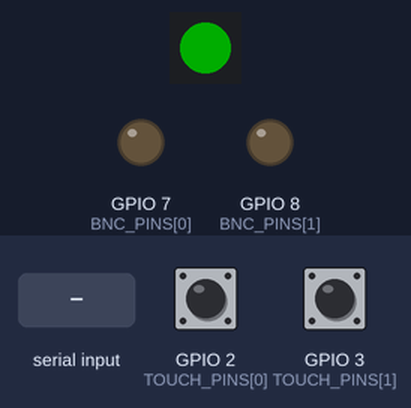
A sketch run on a simulated ESP32-S3. Parts: 1 RGB LEDs in strip order, left to right, output pins drawn as LEDs (lit = HIGH). The test bench sets the inputs (shaded band); at power-on: GPIO 2 (TOUCH_PINS[0]) HIGH, GPIO 3 (TOUCH_PINS[1]) HIGH. Dim RGB values are drawn brighter than linear; storage starts empty; what the sketch prints to the serial monitor is not drawn.

Above: at 0.1 s.
At 1.6 s:
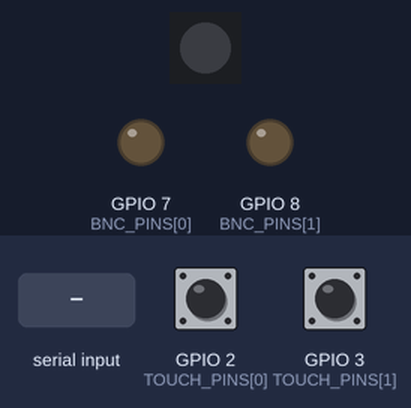
1.7 s: "THR 90 45\n" received over Serial
At 3.9 s:
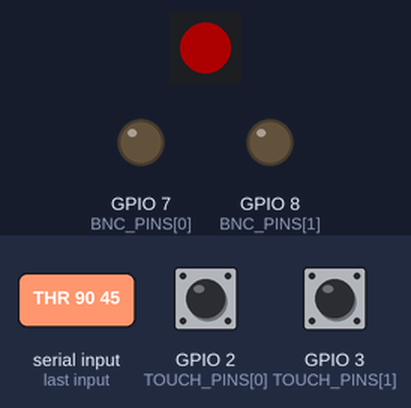
Timing chart, 0 to 4.9 s (numbered marks = the images above; inputs shaded):
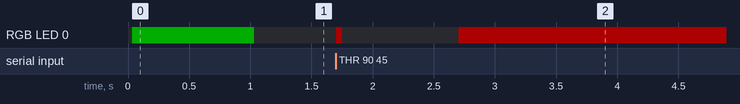

The sketch:

MultiTouch_Counter_v5.ino
```cpp
#include <Arduino.h>
#include <LittleFS.h>
#include "Adafruit_NeoPixel.h"

// ==== Touch pin configuration ====
const uint8_t TOUCH_PINS[] = {2, 3};
const uint8_t NUM_TOUCH_PINS = 2;
const uint8_t BNC_PINS[] = {7, 8};
const uint8_t NUM_BNC_PINS = 2;
//const uint8_t LED_PINS[] = {42, 41, 40, 39};
//const uint8_t NUM_LED_PINS = 4;
const uint8_t RGB_PIN = 47;
const bool prototype  = true;

uint32_t threshold[4] = {10000, 10000};
Adafruit_NeoPixel RGB = Adafruit_NeoPixel(1, RGB_PIN, NEO_GRB + NEO_KHZ800);

uint32_t statusLedTimer = 0;
bool errorPersists = false;

void flashRed(int count) {
  errorPersists = true; // Mark error as persisting
  if (count == 1) {
    RGB.setPixelColor(0, RGB.Color(255, 0, 0));
    RGB.show();
    delay(50);
    RGB.setPixelColor(0, RGB.Color(0, 0, 0));
    RGB.show();
    delay(950);
    RGB.setPixelColor(0, RGB.Color(255, 0, 0)); // Keep Red at end
    RGB.show();
  } else if (count == 2) {
    RGB.setPixelColor(0, RGB.Color(255, 0, 0));
    RGB.show();
    delay(50);
    RGB.setPixelColor(0, RGB.Color(0, 0, 0));
    RGB.show();
    delay(50);
    RGB.setPixelColor(0, RGB.Color(255, 0, 0));
    RGB.show();
    delay(50);
    RGB.setPixelColor(0, RGB.Color(0, 0, 0));
    RGB.show();
    delay(850);
    RGB.setPixelColor(0, RGB.Color(255, 0, 0)); // Keep Red at end
    RGB.show();
  }
}

void saveThresholds() {
  errorPersists = false; // Reset error on new op
  RGB.setPixelColor(0, RGB.Color(255, 0, 0)); // Red while saving
  RGB.show();
  File f = LittleFS.open("/thr.txt", "w");
  if (!f) {
    Serial.println("Failed to open thr.txt for writing");
    flashRed(1);
    return;
  }
  for (int i = 0; i < NUM_TOUCH_PINS; i++) {
    f.println(threshold[i]);
  }
  f.close();
  RGB.setPixelColor(0, RGB.Color(0, 255, 0)); // Green on success
  RGB.show();
  statusLedTimer = millis(); // Start 1s timer
}

void loadThresholds() {
  errorPersists = false; // Reset error on new op
  RGB.setPixelColor(0, RGB.Color(0, 0, 255)); // Blue while loading
  RGB.show();
  if (!LittleFS.exists("/thr.txt")) {
    Serial.println("thr.txt not found, using defaults");
    saveThresholds();
    return;
  }
  File f = LittleFS.open("/thr.txt", "r");
  if (!f) {
    Serial.println("Failed to open thr.txt for reading");
    flashRed(2);
    return;
  }
  char line[32];
  for (int i = 0; i < NUM_TOUCH_PINS && f.available(); i++) {
    int len = f.readBytesUntil('\n', line, sizeof(line) - 1);
    line[len] = '\0';
    threshold[i] = strtoul(line, NULL, 10);
  }
  f.close();
  RGB.setPixelColor(0, RGB.Color(0, 255, 0)); // Green on success
  RGB.show();
  statusLedTimer = millis(); // Start 1s timer
}

void setup() {
  Serial.begin(115200);
  Serial.println("\n=== FreeRTOS Dual-Core Touch Counter ===");

  for (int i = 0; i < NUM_BNC_PINS; i++) pinMode(BNC_PINS[i], OUTPUT);
  //for (int i = 0; i < NUM_LED_PINS; i++) pinMode(LED_PINS[i], OUTPUT);

  RGB.begin();
  RGB.setBrightness(50); // Reduce overall brightness
  RGB.show(); // Initialize all pixels to 'off'

  if (!LittleFS.begin(true)) {
    Serial.println("LittleFS Mount Failed");
    flashRed(2);
    return;
  }
  loadThresholds();
}

void handleSerialCommand() {
  if (Serial.available()) {
    char buffer[64];
    int len = Serial.readBytesUntil('\n', buffer, sizeof(buffer) - 1);
    buffer[len] = '\0';

    int x;
    uint32_t y;
    if (sscanf(buffer, "THR %d %u", &x, &y) == 2) {
      if (x >= 0 && x < NUM_TOUCH_PINS) {
        threshold[x] = y;
        saveThresholds();
        Serial.printf("Threshold[%d] set to %u and saved\n", x, y);
      } else {
        Serial.println("Invalid threshold index");
        flashRed(1);
      }
    }
  }
}

void loop() {
  handleSerialCommand();

  bool anyTouched = false;
  for (int i = 0; i < NUM_TOUCH_PINS; i++) {
    uint32_t val = 0;
    //if (prototype && (i == 2 || i == 3)) {
      // Skip P1 and P2 on prototype
      //val = 0;
    //} else {
    val = touchRead(TOUCH_PINS[i]);
    //}
    Serial.printf("P%d:%u  ", i + 1, val);
    //if (prototype && (i == 2 || i == 3)) {
      //Serial.print(" ");
    //} else {
    if (val > threshold[i]) {
      digitalWrite(BNC_PINS[i], HIGH);
      //digitalWrite(LED_PINS[i], HIGH);
      Serial.print("*");
      anyTouched = true;
    } else {
      digitalWrite(BNC_PINS[i], LOW);
      //digitalWrite(LED_PINS[i], LOW);
      Serial.print(" ");
    }
    //}
  }
  Serial.println();

  // LED logic
  if (statusLedTimer != 0) {
    if (millis() - statusLedTimer > 1000) {
      statusLedTimer = 0; // 1s passed
    }
  }

  if (statusLedTimer == 0 && !errorPersists) {
    // Idle state: loop color flash based on touch
    if (anyTouched) {
      RGB.setPixelColor(0, RGB.Color(0, 255, 255)); // White flash on touch
    } else {
      RGB.setPixelColor(0, RGB.Color(0, 0, 0)); // OFF
    }
  }
  // If errorPersists is true, we keep the last color (Red) set by flashRed
  // If statusLedTimer > 0, we keep the last color (Green/Blue/Red) set by ops

  RGB.show();
  //delay(10);
}
```

Measured:
- after the input at 1.7 s, RGB LED 0: off → RGB(50, 0, 0) at once, → off 0.05 s later, → RGB(50, 0, 0) 0.95 s later
